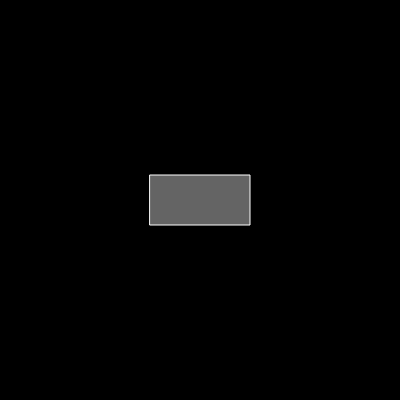
Frame 1 (no input)
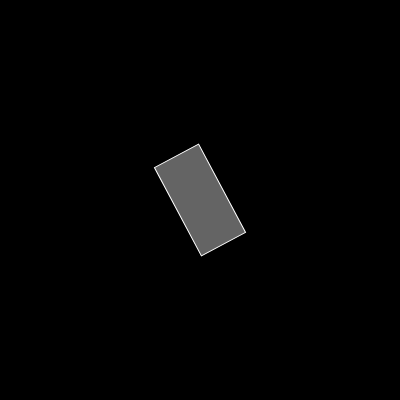
Frame 60 (no input)
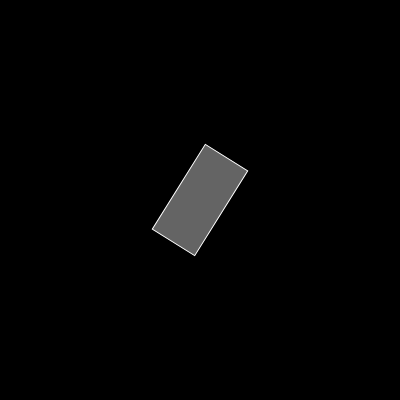
Frame 120 (the mouse pressed at the canvas centre since frame 60)

The p5.js sketch that drew these frames (run headless with seeded random() and noise() and a simulated clock; from frame 60 on, the mouse is pressed at the canvas centre):

// p5.js sketch
// ── sketch.js
// translate()
// rotate()
// scale()
// push()
// pop()
let angle = 0;
// let x = 50;
// let y = 50;
function setup() {
	createCanvas(400,400);
	angleMode(DEGREES);
	rectMode(CENTER);
}

function draw() {
	background(0);

	push();
	translate(200, 200);
	scale(1, -1);
	rotate(angle);
	stroke(255);
	fill(100);
	rect(0, 0, 100, 50);
	pop();

	angle = angle + 2;

}
